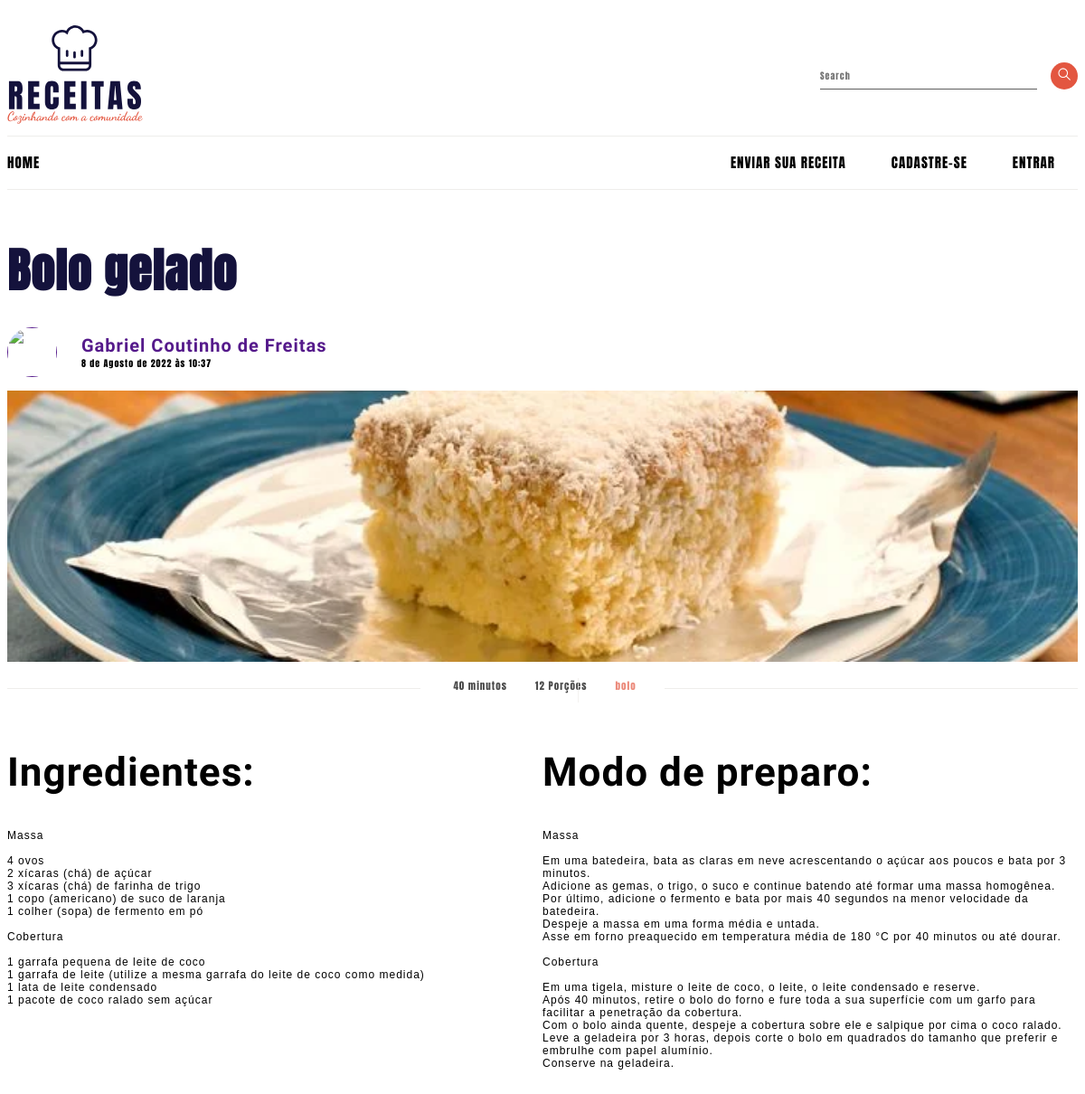
/4, run on an earlier commit of the app's database.
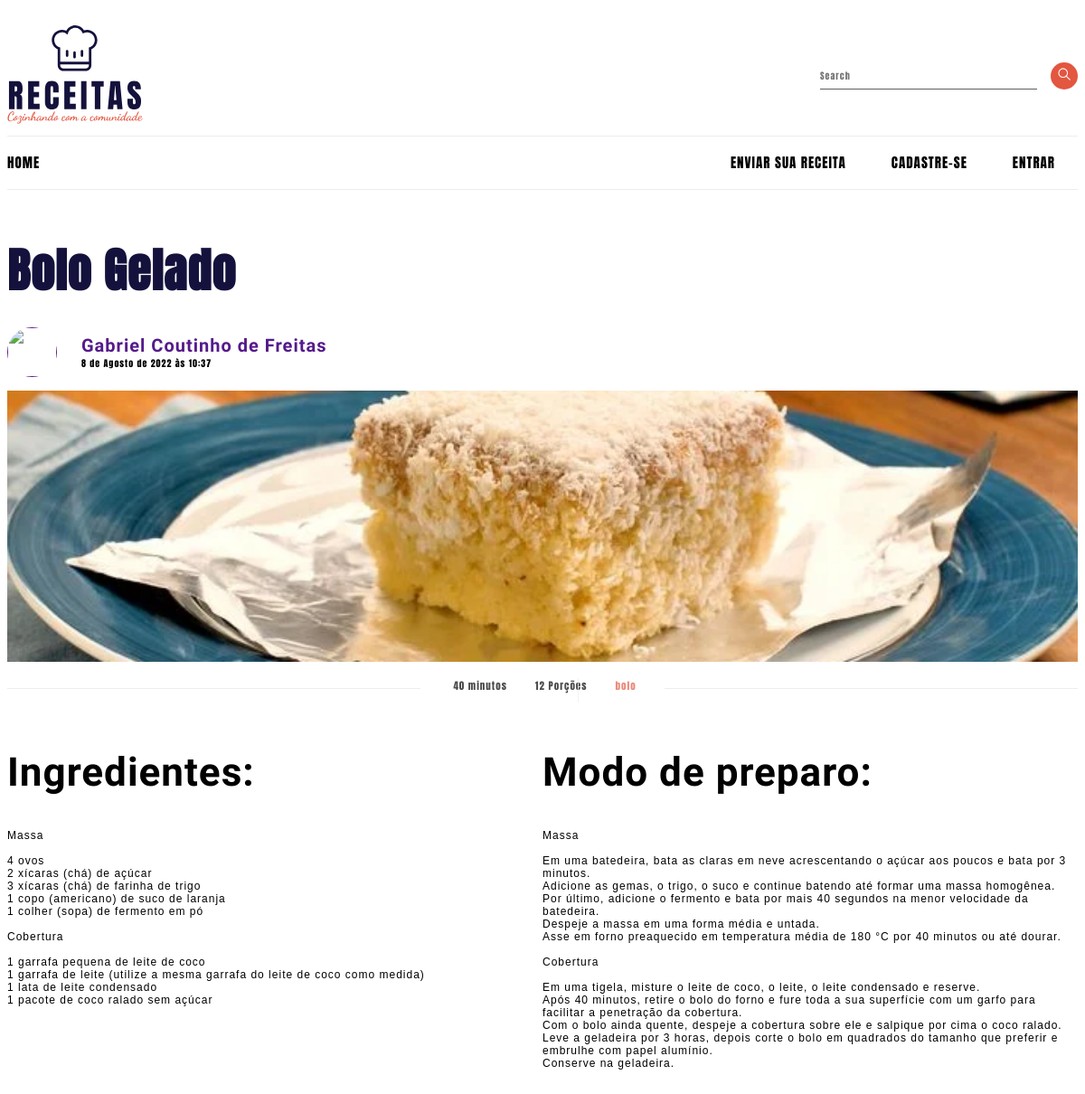
And on a later commit of the database.
### receitas/models.py (models this page shows, shortened)
class Receita(models.Model):
  pessoa = models.ForeignKey(User, on_delete = models.CASCADE)
  nome = models.CharField(max_length = 200)
  ingredientes = models.TextField()
  modo_preparo = models.TextField()
  tempo_preparo = models.IntegerField()
  rendimento = models.IntegerField()
  categoria = models.CharField(max_length = 100)
  data_receita = models.DateTimeField(default = datetime.now, blank = True)
  foto = models.ImageField(upload_to = 'fotos/%d/%m/%Y', blank = True)
  publicado = models.BooleanField(default = False)

### receitas/views.py (the view)
# urls.py: path('<int:id>', views.receita, name = 'receita'),
def receita(request, id):
  receita = get_object_or_404(Receita, pk = id)
  receita_a_exibir = { 'receita' : receita }
  return render(request, 'receita.html', receita_a_exibir)

### templates/receita.html (shortened to what this page needs)
{% extends 'base.html' %}
{% load static %}
{% block content %}
{% include 'partials/_menu.html' %}
<main>
  <article class="entry__recipe">
    <header class="entry__header">
      <h1 class="entry__title">{{ receita.nome }}</h1>
      <div class="entry__meta">
        <div class="entry__author__avatar">
          <a href=""><img src="https://cdn.pixabay.com/photo/2015/01/08/18/29/entrepreneur-593358_960_720.jpg"
              alt=""></a>
        </div>
        <div class="entry__author__name__and__date">
          <a href="" class="author">{{ receita.pessoa.first_name }}</a>
          <p class="date">{{ receita.data_receita }}</p>
        </div>
      </div>
      {% if receita.foto == '' %}
        <span class="thumbnail__recipe size__large" style="background-image: url('{% static 'Image/receita_sem_imagem.png' %}');"></span>
      {% else %}
        <span class="thumbnail__recipe size__large" style="background-image: url('{{ receita.foto.url }}');"></span>
      {% endif %}
      <div class="entry__info">
        <span class="entry__lines"></span>
        <div class="entry__info__preparing">
          <span>{{ receita.tempo_preparo }} minutos</span>
        </div>
        <div class="entry__info__serving">
          <span>{{ receita.rendimento }} Porções</span>
        </div>
        <div class="entry__info__category">
          <a href="{%url 'categoria' receita.categoria %}">{{ receita.categoria }}</a>
        </div>
        <span class="entry__lines"></span>
      </div>
    </header>
    <div class="entry__content">
      <div class="entry__content__section">
        <h2>Ingredientes:</h2>
        <p class="__text">{{ receita.ingredientes | linebreaksbr }}</p>
      </div>
      <div class="entry__content__section">
        <h2>Modo de preparo:</h2>
        <p class="__text">{{ receita.modo_preparo | linebreaksbr }}</p>
      </div>
    </div>
  </article>
</main>
{% endblock %}

What changed in the data, as far as the page shows it:
changed Receita "bolo": nome "Bolo gelado" → "Bolo Gelado"
